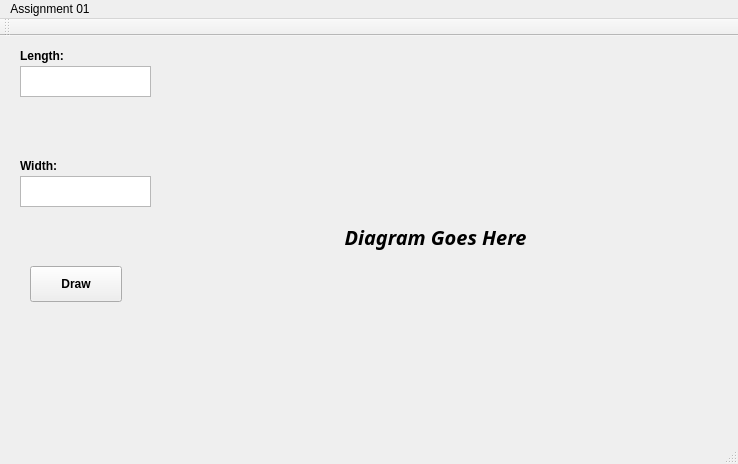
<?xml version="1.0" encoding="UTF-8"?>
<ui version="4.0">
 <class>MainWindow</class>
 <widget class="QMainWindow" name="MainWindow">
  <property name="geometry">
   <rect>
    <x>0</x>
    <y>0</y>
    <width>738</width>
    <height>464</height>
   </rect>
  </property>
  <property name="windowTitle">
   <string>MainWindow</string>
  </property>
  <widget class="QWidget" name="centralWidget">
   <widget class="QLabel" name="label">
    <property name="geometry">
     <rect>
      <x>20</x>
      <y>10</y>
      <width>63</width>
      <height>20</height>
     </rect>
    </property>
    <property name="font">
     <font>
      <weight>75</weight>
      <bold>true</bold>
     </font>
    </property>
    <property name="text">
     <string>Length:</string>
    </property>
   </widget>
   <widget class="QLabel" name="label_2">
    <property name="geometry">
     <rect>
      <x>20</x>
      <y>120</y>
      <width>63</width>
      <height>20</height>
     </rect>
    </property>
    <property name="font">
     <font>
      <weight>75</weight>
      <bold>true</bold>
     </font>
    </property>
    <property name="text">
     <string>Width:</string>
    </property>
   </widget>
   <widget class="QTextEdit" name="textEdit">
    <property name="geometry">
     <rect>
      <x>20</x>
      <y>30</y>
      <width>131</width>
      <height>31</height>
     </rect>
    </property>
   </widget>
   <widget class="QTextEdit" name="textEdit_2">
    <property name="geometry">
     <rect>
      <x>20</x>
      <y>140</y>
      <width>131</width>
      <height>31</height>
     </rect>
    </property>
   </widget>
   <widget class="QLabel" name="label_3">
    <property name="geometry">
     <rect>
      <x>170</x>
      <y>10</y>
      <width>531</width>
      <height>381</height>
     </rect>
    </property>
    <property name="font">
     <font>
      <family>Courier 10 Pitch</family>
      <pointsize>15</pointsize>
      <weight>75</weight>
      <italic>true</italic>
      <bold>true</bold>
     </font>
    </property>
    <property name="text">
     <string>Diagram Goes Here</string>
    </property>
    <property name="alignment">
     <set>Qt::AlignCenter</set>
    </property>
   </widget>
   <widget class="QPushButton" name="pushButton">
    <property name="geometry">
     <rect>
      <x>30</x>
      <y>230</y>
      <width>92</width>
      <height>36</height>
     </rect>
    </property>
    <property name="font">
     <font>
      <weight>75</weight>
      <bold>true</bold>
     </font>
    </property>
    <property name="text">
     <string>Draw</string>
    </property>
   </widget>
  </widget>
  <widget class="QMenuBar" name="menuBar">
   <property name="geometry">
    <rect>
     <x>0</x>
     <y>0</y>
     <width>738</width>
     <height>28</height>
    </rect>
   </property>
   <widget class="QMenu" name="menuAssignment_01">
    <property name="title">
     <string>Assignment 01</string>
    </property>
   </widget>
   <addaction name="menuAssignment_01"/>
  </widget>
  <widget class="QToolBar" name="mainToolBar">
   <attribute name="toolBarArea">
    <enum>TopToolBarArea</enum>
   </attribute>
   <attribute name="toolBarBreak">
    <bool>false</bool>
   </attribute>
  </widget>
  <widget class="QStatusBar" name="statusBar"/>
 </widget>
 <layoutdefault spacing="6" margin="11"/>
 <resources/>
 <connections/>
</ui>
